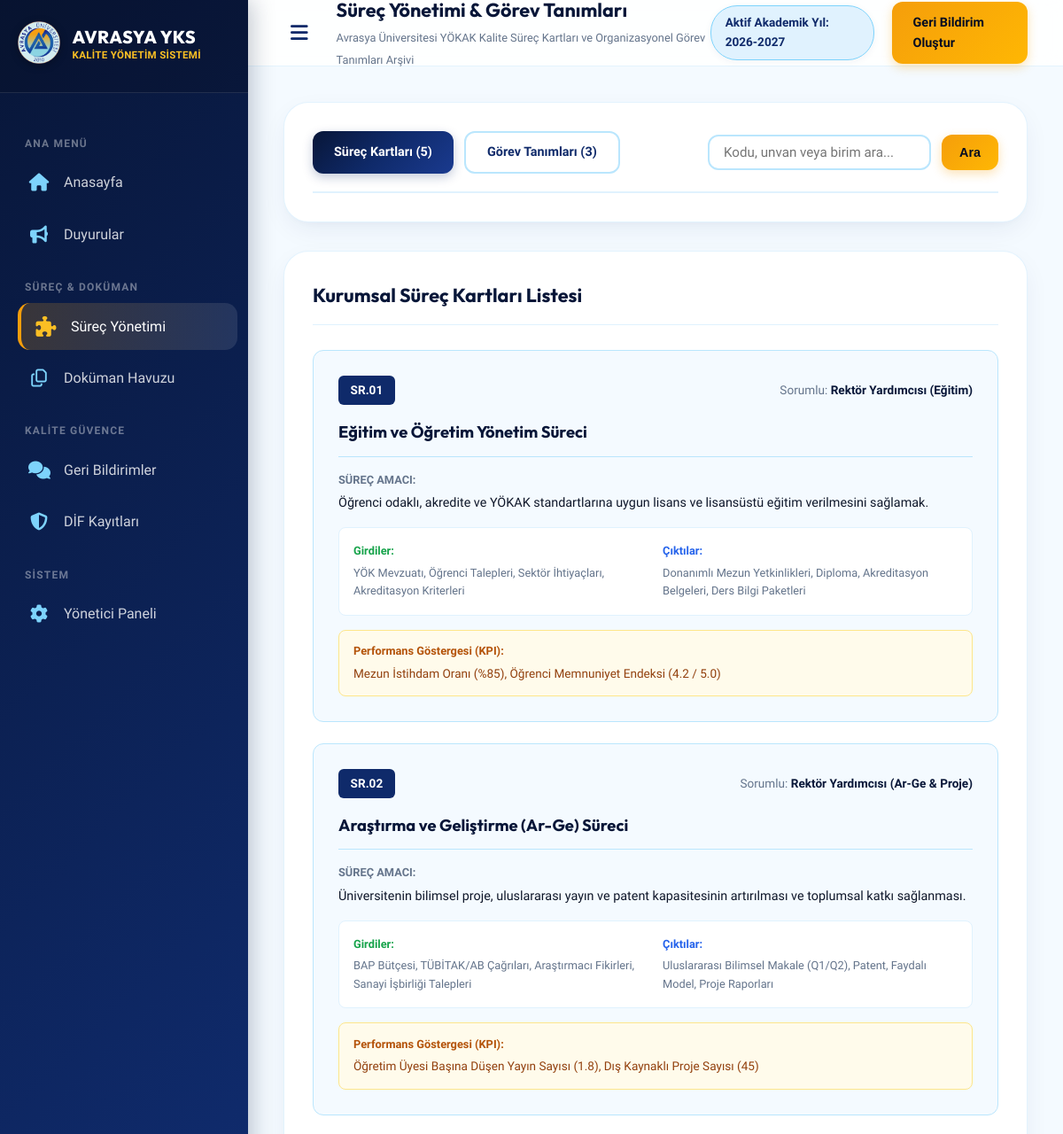
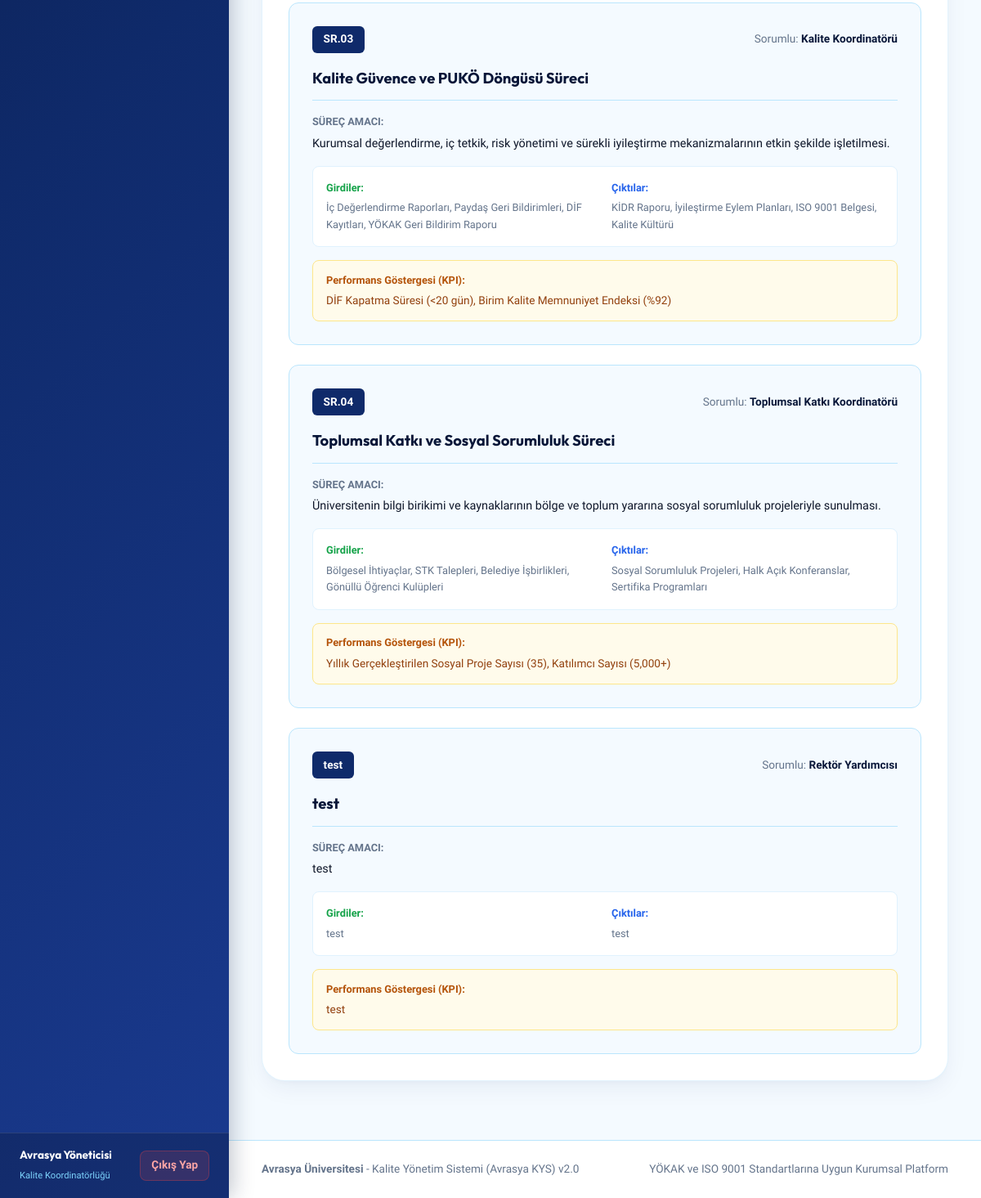
Screenshot of /processes/ with the database file from the repository (2 pictures, top to bottom).
### processes/models.py (models this page shows, shortened)
class ProcessCard(models.Model):
    code = models.CharField(max_length=50, unique=True, verbose_name="Süreç Kodu", help_text="Örn: SR.01")
    name = models.CharField(max_length=200, verbose_name="Süreç Adı")
    owner = models.CharField(max_length=150, verbose_name="Süreç Sorumlusu", default="Rektör Yardımcısı")
    purpose = models.TextField(verbose_name="Süreç Amacı")
    inputs = models.TextField(verbose_name="Süreç Girdileri", help_text="Virgülle veya satırla ayırabilirsiniz")
    outputs = models.TextField(verbose_name="Süreç Çıktıları")
    kpi = models.TextField(verbose_name="Performans Göstergeleri (KPI)")
    created_at = models.DateTimeField(auto_now_add=True, verbose_name="Oluşturulma Tarihi")
    class Meta:
        verbose_name = "Süreç Kartı"
        verbose_name_plural = "Süreç Kartları"
        ordering = ['code']

### processes/views.py (the view)
# urls.py: path('', views.process_list, name='process_list'),
def process_list(request):
    tab = request.GET.get('tab', 'processes')
    query = request.GET.get('q', '').strip()
    processes = ProcessCard.objects.all()
    jobs = JobDefinition.objects.all()
    if query:
        processes = processes.filter(Q(name__icontains=query) | Q(code__icontains=query) | Q(owner__icontains=query))
        jobs = jobs.filter(Q(title__icontains=query) | Q(code__icontains=query) | Q(department__icontains=query))
    context = {
        'tab': tab,
        'processes': processes,
        'jobs': jobs,
        'query': query,
    }
    return render(request, 'processes/process_list.html', context)

### templates/processes/process_list.html (shortened to what this page needs)
{% extends 'base.html' %}
{% load static %}
{% block page_subtitle %}Avrasya Üniversitesi YÖKAK Kalite Süreç Kartları ve Organizasyonel Görev Tanımları Arşivi{% endblock %}
{% block content %}
<div class="section-card" style="margin-bottom: 2rem;">
    <div style="display: flex; align-items: center; justify-content: space-between; flex-wrap: wrap; gap: 1.5rem; border-bottom: 2px solid var(--ice-100); padding-bottom: 1.25rem;">
        <div style="display: flex; gap: 0.75rem;">
            <a href="{% url 'process_list' %}?tab=processes{% if query %}&q={{ query }}{% endif %}" class="btn {% if tab == 'processes' %}btn-primary{% else %}btn-outline{% endif %}" style="padding: 0.65rem 1.5rem; font-weight: 600;">
                Süreç Kartları ({{ processes.count }})
            </a>
            <a href="{% url 'process_list' %}?tab=jobs{% if query %}&q={{ query }}{% endif %}" class="btn {% if tab == 'jobs' %}btn-primary{% else %}btn-outline{% endif %}" style="padding: 0.65rem 1.5rem; font-weight: 600;">
                Görev Tanımları ({{ jobs.count }})
            </a>
        </div>
        <form method="get" action="{% url 'process_list' %}" style="display: flex; gap: 0.75rem; min-width: 320px;">
            <input type="text" name="q" value="{{ query }}" placeholder="Kodu, unvan veya birim ara..." class="form-control" style="padding: 0.55rem 1rem;">
            <button type="submit" class="btn btn-gold" style="padding: 0.55rem 1.25rem;">Ara</button>
        </form>
    </div>
</div>
{% if tab == 'processes' %}
<div class="section-card">
    <div class="section-header">
        <div class="section-title">
            <h3>Kurumsal Süreç Kartları Listesi</h3>
        </div>
    </div>
    <div style="display: grid; grid-template-columns: repeat(auto-fit, minmax(380px, 1fr)); gap: 1.5rem;">
        {% if processes %}
            {% for process in processes %}
            <div style="background: var(--ice-50); border: 1px solid var(--ice-200); border-radius: 12px; padding: 1.75rem; transition: var(--transition);" onmouseover="this.style.borderColor='var(--navy-800)';" onmouseout="this.style.borderColor='var(--ice-200)';">
                <div style="display: flex; align-items: center; justify-content: space-between; margin-bottom: 1rem;">
                    <span style="background: var(--navy-800); color: #fff; padding: 0.35rem 0.85rem; border-radius: 6px; font-weight: 700; font-size: 0.85rem;">{{ process.code }}</span>
                    <span style="font-size: 0.85rem; color: var(--text-muted);">Sorumlu: <strong style="color: var(--navy-900);">{{ process.owner }}</strong></span>
                </div>
                <h4 style="font-size: 1.15rem; color: var(--navy-900); margin-bottom: 1rem; border-bottom: 1px solid var(--ice-200); padding-bottom: 0.75rem;">{{ process.name }}</h4>
                <div style="margin-bottom: 1rem;">
                    <strong style="font-size: 0.8rem; text-transform: uppercase; color: var(--text-muted); display: block; margin-bottom: 0.25rem;">Süreç Amacı:</strong>
                    <p style="font-size: 0.9rem; color: var(--text-main); margin: 0;">{{ process.purpose }}</p>
                </div>
                <div style="display: grid; grid-template-columns: 1fr 1fr; gap: 1rem; background: #fff; padding: 1rem; border-radius: 8px; border: 1px solid var(--ice-100); margin-bottom: 1rem;">
                    <div>
                        <strong style="font-size: 0.8rem; color: #16a34a; display: block;">Girdiler:</strong>
                        <p style="font-size: 0.8rem; color: var(--text-muted); margin-top: 0.25rem; margin-bottom: 0;">{{ process.inputs }}</p>
                    </div>
                    <div>
                        <strong style="font-size: 0.8rem; color: #2563eb; display: block;">Çıktılar:</strong>
                        <p style="font-size: 0.8rem; color: var(--text-muted); margin-top: 0.25rem; margin-bottom: 0;">{{ process.outputs }}</p>
                    </div>
                </div>
                <div style="background: #fffbeb; border: 1px solid #fde68a; padding: 0.85rem 1rem; border-radius: 8px;">
                    <strong style="font-size: 0.8rem; color: #b45309; display: block;">Performans Göstergesi (KPI):</strong>
                    <p style="font-size: 0.85rem; color: #92400e; margin: 0; margin-top: 0.25rem; font-weight: 500;">{{ process.kpi }}</p>
                </div>
            </div>
            {% endfor %}
        {% else %}
            <div style="grid-column: 1 / -1; text-align: center; padding: 3rem; color: var(--text-muted);">
                <h4>Süreç Kartı Bulunamadı</h4>
            </div>
        {% endif %}
    </div>
</div>
{% endif %}
{% endblock %}

### static/css/style.css (style rules this page uses)
:root { --navy-950: #050d21; --navy-900: #081638; --navy-800: #0f2a6a; --navy-700: #1a3a8f; --navy-600: #254ebb; --gold-400: #fbbf24; --gold-500: #f59e0b; --gold-600: #d97706; --ice-50: #f4faff; --ice-100: #e0f2fe; --ice-200: #bae6fd; --ice-300: #7dd3fc; --text-main: #0f172a; --text-muted: #64748b; --text-light: #94a3b8; --bg-main: var(--ice-50); --bg-card: rgba(255, 255, 255, 0.9); --navy-gradient: linear-gradient(135deg, #081638 0%, #0f2a6a 50%, #1a3a8f 100%); --gold-gradient: linear-gradient(135deg, #f59e0b 0%, #ffb703 100%); --card-gradient: linear-gradient(145deg, rgba(255,255,255,0.95) 0%, rgba(240,249,255,0.85) 100%); --glass-bg: rgba(255, 255, 255, 0.85); --glass-border: rgba(224, 242, 254, 0.9); --glass-shadow: 0 10px 30px -5px rgba(15, 42, 106, 0.08), 0 4px 10px -5px rgba(15, 42, 106, 0.04); --hover-shadow: 0 20px 40px -10px rgba(15, 42, 106, 0.15), 0 0 15px rgba(245, 158, 11, 0.2); --radius-sm: 8px; --radius-md: 14px; --radius-lg: 20px; --radius-xl: 28px; --transition: all 0.3s cubic-bezier(0.4, 0, 0.2, 1); }
* { margin: 0; padding: 0; box-sizing: border-box; }
body { font-family: 'Plus Jakarta Sans', 'Outfit', sans-serif; background-color: var(--bg-main); color: var(--text-main); line-height: 1.6; overflow-x: hidden; }
h1, h2, h3, h4, h5, h6 { font-family: 'Outfit', sans-serif; font-weight: 700; color: var(--navy-900); }
a { text-decoration: none; color: inherit; transition: var(--transition); }
.section-card { background: #ffffff; border-radius: var(--radius-xl); padding: 2rem; border: 1px solid var(--glass-border); box-shadow: var(--glass-shadow); margin-bottom: 2rem; }
.section-header { display: flex; align-items: center; justify-content: space-between; margin-bottom: 1.75rem; padding-bottom: 1rem; border-bottom: 1px solid var(--ice-100); }
.section-title h3 { font-size: 1.35rem; color: var(--navy-900); display: flex; align-items: center; gap: 0.75rem; }
.btn { display: inline-flex; align-items: center; gap: 0.5rem; padding: 0.75rem 1.5rem; border-radius: 12px; font-weight: 600; font-size: 0.9rem; cursor: pointer; transition: var(--transition); border: none; outline: none; }
.btn-primary { background: var(--navy-gradient); color: #ffffff; box-shadow: 0 4px 12px rgba(15, 42, 106, 0.25); }
.btn-gold { background: var(--gold-gradient); color: var(--navy-950); font-weight: 700; box-shadow: 0 4px 12px rgba(245, 158, 11, 0.3); }
.btn-outline { background: transparent; border: 2px solid var(--ice-200); color: var(--navy-800); }
.form-control { width: 100%; padding: 0.85rem 1.25rem; border-radius: 12px; border: 2px solid var(--ice-200); background: #ffffff; font-family: inherit; font-size: 0.95rem; color: var(--text-main); transition: var(--transition); outline: none; }

### rows the page displays
ProcessCard: code "SR.01", owner "Rektör Yardımcısı (Eğitim)", name "Eğitim ve Öğretim Yönetim Süreci", purpose "Öğrenci odaklı, akredite ve YÖKAK standartlarına uygun lisans ve lisansüstü eğitim verilmesini sağlamak.", inputs "YÖK Mevzuatı, Öğrenci Talepleri, Sektör İhtiyaçları, Akreditasyon Kriterleri", outputs "Donanımlı Mezun Yetkinlikleri, Diploma, Akreditasyon Belgeleri, Ders Bilgi Paketleri", kpi "Mezun İstihdam Oranı (%85), Öğrenci Memnuniyet Endeksi (4.2 / 5.0)"
ProcessCard: code "SR.02", owner "Rektör Yardımcısı (Ar-Ge & Proje)", name "Araştırma ve Geliştirme (Ar-Ge) Süreci", purpose "Üniversitenin bilimsel proje, uluslararası yayın ve patent kapasitesinin artırılması ve toplumsal katkı sağlanması.", inputs "BAP Bütçesi, TÜBİTAK/AB Çağrıları, Araştırmacı Fikirleri, Sanayi İşbirliği Talepleri", outputs "Uluslararası Bilimsel Makale (Q1/Q2), Patent, Faydalı Model, Proje Raporları", kpi "Öğretim Üyesi Başına Düşen Yayın Sayısı (1.8), Dış Kaynaklı Proje Sayısı (45)"
ProcessCard: code "SR.03", owner "Kalite Koordinatörü", name "Kalite Güvence ve PUKÖ Döngüsü Süreci", purpose "Kurumsal değerlendirme, iç tetkik, risk yönetimi ve sürekli iyileştirme mekanizmalarının etkin şekilde işletilmesi.", inputs "İç Değerlendirme Raporları, Paydaş Geri Bildirimleri, DİF Kayıtları, YÖKAK Geri Bildirim Raporu", outputs "KİDR Raporu, İyileştirme Eylem Planları, ISO 9001 Belgesi, Kalite Kültürü", kpi "DİF Kapatma Süresi (<20 gün), Birim Kalite Memnuniyet Endeksi (%92)"
ProcessCard: code "SR.04", owner "Toplumsal Katkı Koordinatörü", name "Toplumsal Katkı ve Sosyal Sorumluluk Süreci", purpose "Üniversitenin bilgi birikimi ve kaynaklarının bölge ve toplum yararına sosyal sorumluluk projeleriyle sunulması.", inputs "Bölgesel İhtiyaçlar, STK Talepleri, Belediye İşbirlikleri, Gönüllü Öğrenci Kulüpleri", outputs "Sosyal Sorumluluk Projeleri, Halk Açık Konferanslar, Sertifika Programları", kpi "Yıllık Gerçekleştirilen Sosyal Proje Sayısı (35), Katılımcı Sayısı (5,000+)"
ProcessCard: code "test", owner "Rektör Yardımcısı", name "test", purpose "test", inputs "test", outputs "test", kpi "test"

### other values shown
{{ processes.count }} "5"
{{ jobs.count }} "3"
